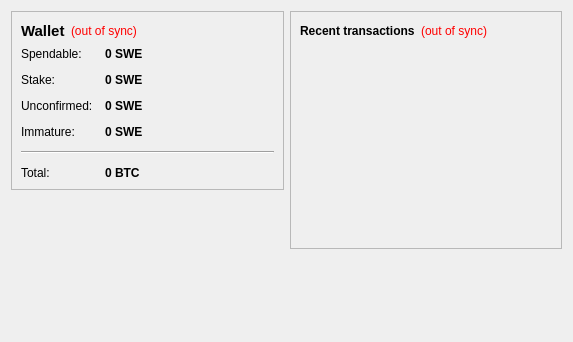
<?xml version="1.0" encoding="UTF-8"?>
<ui version="4.0">
 <class>OverviewPage</class>
 <widget class="QWidget" name="OverviewPage">
  <property name="geometry">
   <rect>
    <x>0</x>
    <y>0</y>
    <width>573</width>
    <height>342</height>
   </rect>
  </property>
  <property name="windowTitle">
   <string>Form</string>
  </property>
  <layout class="QHBoxLayout" name="horizontalLayout" stretch="1,1">
   <item>
    <layout class="QVBoxLayout" name="verticalLayout_2">
     <item>
      <widget class="QFrame" name="frame">
       <property name="frameShape">
        <enum>QFrame::StyledPanel</enum>
       </property>
       <property name="frameShadow">
        <enum>QFrame::Raised</enum>
       </property>
       <layout class="QVBoxLayout" name="verticalLayout_4">
        <item>
         <layout class="QHBoxLayout" name="horizontalLayout_4">
          <item>
           <widget class="QLabel" name="label_5">
            <property name="font">
             <font>
              <pointsize>11</pointsize>
              <weight>75</weight>
              <bold>true</bold>
             </font>
            </property>
            <property name="text">
             <string>Wallet</string>
            </property>
           </widget>
          </item>
          <item>
           <widget class="QLabel" name="labelWalletStatus">
            <property name="toolTip">
             <string>The displayed information may be out of date. Your wallet automatically synchronizes with the SWEDEN network after a connection is established, but this process has not completed yet.</string>
            </property>
            <property name="styleSheet">
             <string notr="true">QLabel { color: red; }</string>
            </property>
            <property name="text">
             <string notr="true">(out of sync)</string>
            </property>
            <property name="alignment">
             <set>Qt::AlignLeading|Qt::AlignLeft|Qt::AlignVCenter</set>
            </property>
           </widget>
          </item>
          <item>
           <spacer name="horizontalSpacer_2">
            <property name="orientation">
             <enum>Qt::Horizontal</enum>
            </property>
            <property name="sizeHint" stdset="0">
             <size>
              <width>40</width>
              <height>20</height>
             </size>
            </property>
           </spacer>
          </item>
         </layout>
        </item>
        <item>
         <layout class="QFormLayout" name="formLayout_2">
          <property name="fieldGrowthPolicy">
           <enum>QFormLayout::AllNonFixedFieldsGrow</enum>
          </property>
          <property name="horizontalSpacing">
           <number>12</number>
          </property>
          <property name="verticalSpacing">
           <number>12</number>
          </property>
          <item row="0" column="0">
           <widget class="QLabel" name="label">
            <property name="text">
             <string>Spendable:</string>
            </property>
           </widget>
          </item>
          <item row="0" column="1">
           <widget class="QLabel" name="labelBalance">
            <property name="font">
             <font>
              <weight>75</weight>
              <bold>true</bold>
             </font>
            </property>
            <property name="cursor">
             <cursorShape>IBeamCursor</cursorShape>
            </property>
            <property name="toolTip">
             <string>Your current spendable balance</string>
            </property>
            <property name="text">
             <string notr="true">0 SWE</string>
            </property>
            <property name="textInteractionFlags">
             <set>Qt::LinksAccessibleByMouse|Qt::TextSelectableByKeyboard|Qt::TextSelectableByMouse</set>
            </property>
           </widget>
          </item>
          <item row="1" column="0">
           <widget class="QLabel" name="label_6">
            <property name="text">
             <string>Stake:</string>
            </property>
           </widget>
          </item>
          <item row="1" column="1">
           <widget class="QLabel" name="labelStake">
            <property name="font">
             <font>
              <weight>75</weight>
              <bold>true</bold>
             </font>
            </property>
            <property name="cursor">
             <cursorShape>IBeamCursor</cursorShape>
            </property>
            <property name="toolTip">
             <string>Total of coins that was staked, and do not yet count toward the current balance</string>
            </property>
            <property name="text">
             <string notr="true">0 SWE</string>
            </property>
            <property name="textInteractionFlags">
             <set>Qt::LinksAccessibleByMouse|Qt::TextSelectableByKeyboard|Qt::TextSelectableByMouse</set>
            </property>
           </widget>
          </item>
          <item row="2" column="0">
           <widget class="QLabel" name="label_3">
            <property name="text">
             <string>Unconfirmed:</string>
            </property>
           </widget>
          </item>
          <item row="2" column="1">
           <widget class="QLabel" name="labelUnconfirmed">
            <property name="font">
             <font>
              <weight>75</weight>
              <bold>true</bold>
             </font>
            </property>
            <property name="cursor">
             <cursorShape>IBeamCursor</cursorShape>
            </property>
            <property name="toolTip">
             <string>Total of transactions that have yet to be confirmed, and do not yet count toward the current balance</string>
            </property>
            <property name="text">
             <string notr="true">0 SWE</string>
            </property>
            <property name="textInteractionFlags">
             <set>Qt::LinksAccessibleByMouse|Qt::TextSelectableByKeyboard|Qt::TextSelectableByMouse</set>
            </property>
           </widget>
          </item>
          <item row="3" column="0">
           <widget class="QLabel" name="labelImmatureText">
            <property name="text">
             <string>Immature:</string>
            </property>
           </widget>
          </item>
          <item row="3" column="1">
           <widget class="QLabel" name="labelImmature">
            <property name="font">
             <font>
              <weight>75</weight>
              <bold>true</bold>
             </font>
            </property>
            <property name="toolTip">
             <string>Mined balance that has not yet matured</string>
            </property>
            <property name="text">
             <string notr="true">0 SWE</string>
            </property>
            <property name="textInteractionFlags">
             <set>Qt::LinksAccessibleByMouse|Qt::TextSelectableByKeyboard|Qt::TextSelectableByMouse</set>
            </property>
           </widget>
          </item>
          <item row="4" column="0" colspan="2">
           <widget class="Line" name="line">
            <property name="orientation">
             <enum>Qt::Horizontal</enum>
            </property>
           </widget>
          </item>
          <item row="5" column="0">
           <widget class="QLabel" name="labelTotalText">
            <property name="text">
             <string>Total:</string>
            </property>
           </widget>
          </item>
          <item row="5" column="1">
           <widget class="QLabel" name="labelTotal">
            <property name="font">
             <font>
              <weight>75</weight>
              <bold>true</bold>
             </font>
            </property>
            <property name="cursor">
             <cursorShape>IBeamCursor</cursorShape>
            </property>
            <property name="toolTip">
             <string>Your current total balance</string>
            </property>
            <property name="text">
             <string notr="true">0 BTC</string>
            </property>
            <property name="textInteractionFlags">
             <set>Qt::LinksAccessibleByMouse|Qt::TextSelectableByKeyboard|Qt::TextSelectableByMouse</set>
            </property>
           </widget>
          </item>
         </layout>
        </item>
       </layout>
      </widget>
     </item>
     <item>
      <spacer name="verticalSpacer">
       <property name="orientation">
        <enum>Qt::Vertical</enum>
       </property>
       <property name="sizeHint" stdset="0">
        <size>
         <width>20</width>
         <height>40</height>
        </size>
       </property>
      </spacer>
     </item>
    </layout>
   </item>
   <item>
    <layout class="QVBoxLayout" name="verticalLayout_3">
     <item>
      <widget class="QFrame" name="frame_2">
       <property name="frameShape">
        <enum>QFrame::StyledPanel</enum>
       </property>
       <property name="frameShadow">
        <enum>QFrame::Raised</enum>
       </property>
       <layout class="QVBoxLayout" name="verticalLayout">
        <item>
         <layout class="QHBoxLayout" name="horizontalLayout_2">
          <item>
           <widget class="QLabel" name="label_4">
            <property name="text">
             <string>&lt;b&gt;Recent transactions&lt;/b&gt;</string>
            </property>
           </widget>
          </item>
          <item>
           <widget class="QLabel" name="labelTransactionsStatus">
            <property name="toolTip">
             <string>The displayed information may be out of date. Your wallet automatically synchronizes with the SWEDEN network after a connection is established, but this process has not completed yet.</string>
            </property>
            <property name="styleSheet">
             <string notr="true">QLabel { color: red; }</string>
            </property>
            <property name="text">
             <string notr="true">(out of sync)</string>
            </property>
            <property name="alignment">
             <set>Qt::AlignRight|Qt::AlignTrailing|Qt::AlignVCenter</set>
            </property>
           </widget>
          </item>
          <item>
           <spacer name="horizontalSpacer">
            <property name="orientation">
             <enum>Qt::Horizontal</enum>
            </property>
            <property name="sizeHint" stdset="0">
             <size>
              <width>40</width>
              <height>20</height>
             </size>
            </property>
           </spacer>
          </item>
         </layout>
        </item>
        <item>
         <widget class="QListView" name="listTransactions">
          <property name="styleSheet">
           <string notr="true">QListView { background: transparent; }</string>
          </property>
          <property name="frameShape">
           <enum>QFrame::NoFrame</enum>
          </property>
          <property name="verticalScrollBarPolicy">
           <enum>Qt::ScrollBarAlwaysOff</enum>
          </property>
          <property name="horizontalScrollBarPolicy">
           <enum>Qt::ScrollBarAlwaysOff</enum>
          </property>
          <property name="selectionMode">
           <enum>QAbstractItemView::NoSelection</enum>
          </property>
         </widget>
        </item>
       </layout>
      </widget>
     </item>
     <item>
      <spacer name="verticalSpacer_2">
       <property name="orientation">
        <enum>Qt::Vertical</enum>
       </property>
       <property name="sizeHint" stdset="0">
        <size>
         <width>20</width>
         <height>40</height>
        </size>
       </property>
      </spacer>
     </item>
    </layout>
   </item>
  </layout>
 </widget>
 <resources/>
 <connections/>
</ui>
